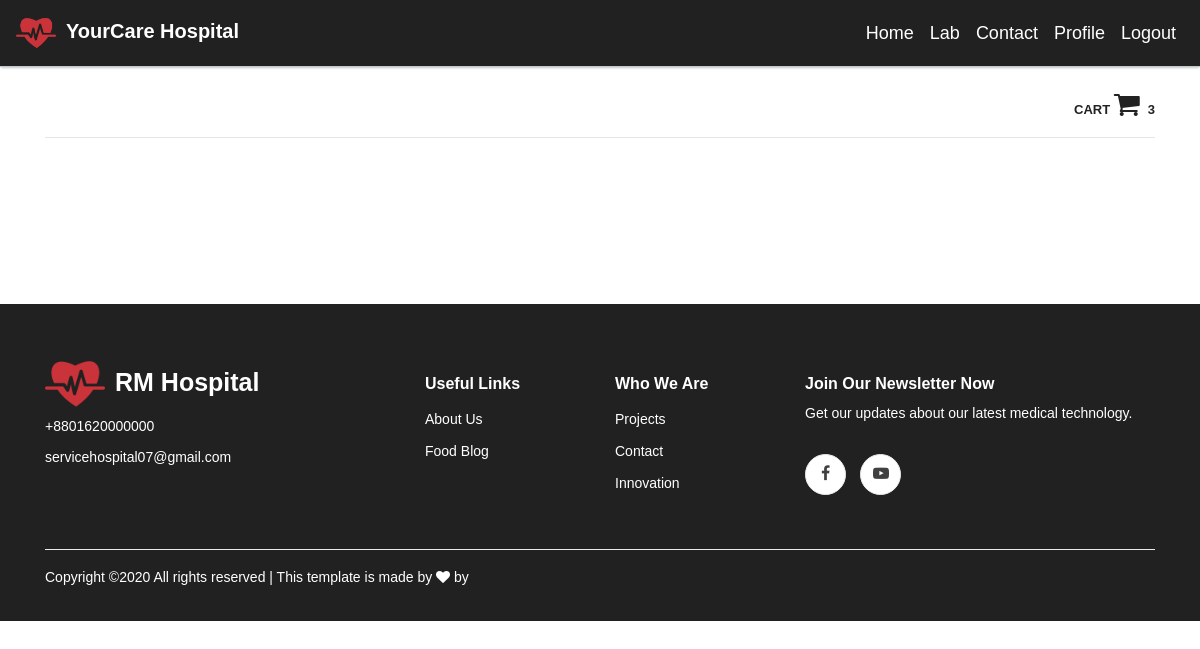
Page /pharmacy/medicines/suppliment-vitamins- (signed in) on the earlier database version.
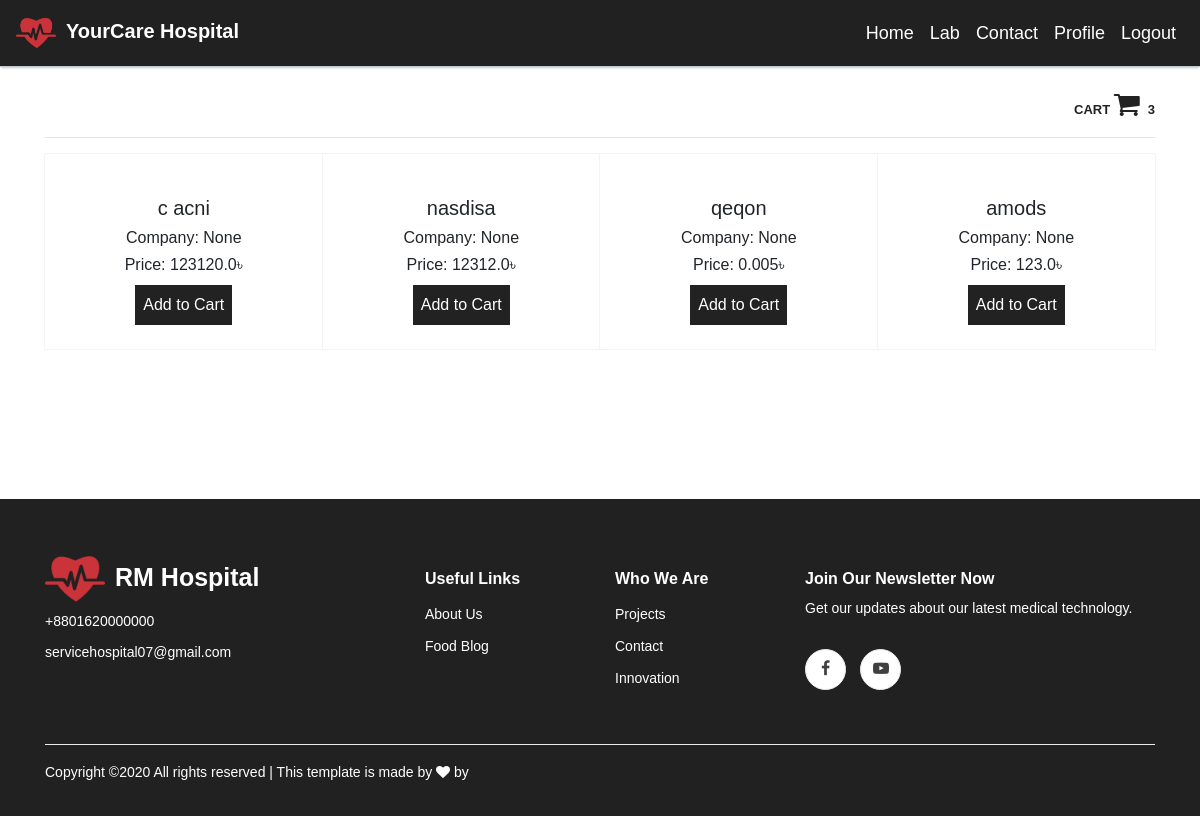
Same page on the later database version.
### home/models.py (models this page shows, shortened)
class Pharmacy(models.Model):
	name = models.CharField(max_length=255, blank=True, default='')
	medicine_image = models.ImageField(upload_to='medcine_images', null=True, blank=True)
	formatted_image = ImageSpecField(source='medicine_image', processors=[ResizeToFill(100,100)], format='JPEG',options={'quantity':60})
	company = models.ForeignKey(MedicineCompany, on_delete=models.SET_NULL, null=True, blank=True)
	medicine_category = models.ForeignKey(CategoryMedicine, on_delete=models.SET_NULL, null=True, blank=True)
	quantity = models.IntegerField(blank=True, default=1)
	price = models.FloatField(blank=True, default=1.00)
	slug = models.SlugField(unique=True,blank=True, default='')
	date = models.DateTimeField(auto_now_add=True,null=True)

### home/views.py (the view)
# urls.py: path('pharmacy/medicines/<str:slug>',views.MedicineDetails.as_view(), name='medicine_details'),
class MedicineDetails(View):
	template_name = 'home/medicine_details.html'
	def get(self, request, slug):
		medicines = Pharmacy.objects.filter(medicine_category__slug=slug)
		cart_count = Cart.objects.filter(user=request.user).count()
		contexts = {
			'medicines':medicines,
			'cart_count':cart_count,
		}
		return render(request, self.template_name, contexts)

### account/models.py (called while the page is built)
	def __str__(self):
		return self.email

### home/templates/home/medicine_details.html (shortened to what this page needs)
{% extends 'home/base.html' %}
{% load static %}
{% block content %}
<div class="container">
	<div class="text-right">
		<a href="{% url 'home:cart_details' %}" style="color:#222;font-size: 13px;font-weight: 600;">CART <i class="fa fa-shopping-cart" style="font-size: 28px;" aria-hidden="true"></i><span class="cart-count" style="margin-left: 8px;">{{cart_items.count}}</span></a>
	</div>
	<hr>
	<section class="products">
		{% for med in medicines %}
			<div class="product-card">
				<div class="product-info">
					<h5>{{med.name}}</h5>
					<h6>Company: {{med.company}}</h6>
					<h6>Price: {{med.price}}৳</h6>
					<div style="display:inline-block;background-color: #222;color: #fff;padding: 8px;border: none;margin: 2px;">
						<a data-product="{{med.id}}" data-action="add" class="update-cart" style="cursor:pointer;">
							Add to Cart
						</a>
					</div>
				</div>
			</div>
		{% endfor %}
	</section>
</div>
{% endblock %}

### home/templates/home/base.html (shortened to what this page needs)
<!DOCTYPE html>
<html>
	<head>
		{% load static %}
		<link rel="stylesheet" href="{% static 'bootstrap css/bootstrap.min.css'%}" type="text/css">
		<link rel="stylesheet" href="{% static 'bootstrap css/bootstrap-grid.min.css'%}" type="text/css">
		<link rel="stylesheet" href="{% static 'bootstrap css/bootstrap-reboot.min.css' %}" type="text/css">
		<link rel="stylesheet" href="{% static 'css/font-awesome.min.css' %}" type="text/css">
		<link rel="stylesheet" href="{% static 'css/elegant-icons.css' %}" type="text/css">
		<link rel="stylesheet" href="{% static 'css/owl.carousel.min.css' %}" type="text/css" >
	    <link rel="stylesheet" href="{% static 'css/owl.theme.default.min.css' %}" type="text/css">
		<link rel="stylesheet" href="{% static 'css/main.css' %}" type="text/css">
	</head>
	<body>
			<nav class="navbar navbar-expand-lg fixed-top" style="background-color: #212121;border-bottom-width:1px;border-bottom-color:#c5c8ca;border-bottom-style: solid;box-shadow: 0 2px 2px -1px #c5c8ca;">
			    <div class="d-flex flex-grow-1">
			        <a class="navbar-brand" href="{% url 'home:home_info' %}" style="font-weight: 600;color: #fff;">
			        	<img src="{% static 'images/company logo.png' %}" style="width: 40px; height: 40px;margin-right: 10px;">YourCare Hospital
			        </a>
			        <div class="w-100 text-right">
			        </div>
			    </div>
			    <div class="collapse navbar-collapse flex-grow-1 text-left" id="myNavbar7">
			        <ul class="navbar-nav ml-auto flex-nowrap text-capitalize"style="font-size: 18px;">
			        	<li class="nav-item">
		            		<a href="{% url 'home:home_info' %}" class="nav-link" style="color: #fff;">home</a>
		            	</li>
		            	<li class="nav-item">
		            		<a href="{% url 'home:lab_details' %}" class="nav-link"style="color: #fff;">lab</a>
		            	</li>
		            	<li class="nav-item">
		            		<a href="{% url 'staff:contact' %}" class="nav-link"style="color: #fff;">contact</a>
		            	</li>
			            {% if request.user.is_authenticated %}
			            	<li class="nav-item text-capitalize">
			            		<a href="{% url 'account:user_profile' request.user.username %}" class="nav-link"style="color: #fff;">profile</a>
			            	</li>
				            <li class="nav-item text-capitalize">
				            	<a href="{% url 'account:logout' %}" class="nav-link" style="color: #fff;">logout</a>
				            </li>
			            {% endif %}
			        </ul>
			    </div>
			</nav>
			{% block content %}
			{% endblock %}
    <footer class="footer spad" style="margin-top: 150px;background-color: #212121;">
        <div class="container">
            <div class="row">
                <div class="col-lg-3 col-md-6 col-sm-6">
                    <div class="footer__about" style="margin-top: -20px;">
                        <div class="footer__about__logo" style="margin-bottom: 0px;">
                            <a href="{% url 'home:home_info' %}" style="font-weight: 600;color: #fff;font-size: 25px;text-decoration: none;"><img src="{% static 'images/company logo.png' %}" style="width: 60px; height: 60px;margin-right: 10px;">RM Hospital</a>
                        </div>
                        <ul>
                            <li style="font-size: 14px;color: #fff;line-height: 25px;">+8801620000000</li>
                            <li style="font-size: 14px;color: #fff;">servicehospital07@gmail.com</li>
                        </ul>
                    </div>
                </div>
                <div class="col-lg-2 col-md-3 col-sm-3 offset-lg-1">
                    <div class="footer__widget">
                        <h6 style="color: #fff;">Useful Links</h6>
                        <ul style="list-style: circle;">
                            <li><a href="#"  style="color: #fff;">About Us</a></li>
                            <li><a href="{% url 'home:food_posts' %}"style="color: #fff;">Food Blog</a></li>
                        </ul>
                    </div>
                </div>
                <div class="col-lg-2 col-md-3 col-sm-3">
                    <div class="footer__widget">
                        <h6 style="color: #fff;">Who We Are</h6>
                        <ul>
                            <li><a href="https://www.hackster.io/projects/tags/medical" style="color: #fff;">Projects</a></li>
                            <li><a href="{% url 'staff:contact' %}"style="color: #fff;">Contact</a></li>
                            <li><a href="https://time.com/5710295/top-health-innovations/"style="color: #fff;">Innovation</a></li>
                        </ul>
                    </div>
                </div>
                <div class="col-lg-4 col-md-12">
                    <div class="footer__widget">
                        <h6 style="color: #fff;">Join Our Newsletter Now</h6>
                        <p style="color: #fff;">Get our updates about our latest medical technology.</p>
                        <div class="footer__widget__social">
                                <a href="#" target="_blank" ><i class="fa fa-facebook"></i></a>
                                <a href="#" target="_blank"><i class="fa fa-youtube-play"></i></a>
                        </div>
                    </div>
                </div>
            </div>
            <div class="row">
                <div class="col-lg-12">
                    <div class="footer__copyright">
                        <div class="footer__copyright__text"><p style="color: #fff;">
  Copyright &copy;<script>document.write(new Date().getFullYear());</script> All rights reserved | This template is made by <i class="fa fa-heart" aria-hidden="true"></i> by <a href="#" target="_blank">miltonbhowmick</a>
  </p></div>
                    </div>
                </div>
            </div>
        </div>
    </footer>
	</body>
</html>

### static/css/main.css (style rules this page uses)
body { padding-top: 90px; font-family: din,sans-serif; font-size: 1rem; font-weight: 400; line-height: 1.5; color: #212529; text-align: left; }
a { color: #222; }
ul, ol { padding: 0; margin: 0; }
section { display:block; }
.products { display: flex; flex-wrap: wrap; }
.product-card { width: 30%; display: flex; flex-direction: column; padding: 2%; flex: 0 25%; background-color: #fff; box-shadow: 0px 0px 1px 0px rgba(0,0,0,0.25); }
.product-info { margin-top: auto; padding-top: 20px; text-align: center; }
.footer { background: #F3F6FA; padding-top: 70px; padding-bottom: 0; }
.footer__about { margin-bottom: 30px; }
.footer__about ul li { font-size: 16px; color: #fff; line-height: 36px; list-style: none; }
.footer__about__logo { margin-bottom: 15px; }
.footer__about__logo a { display: inline-block; }
.footer__widget { margin-bottom: 30px; overflow: hidden; }
.footer__widget h6 { color: #fff; font-weight: 700; margin-bottom: 10px; }
.footer__widget ul { width: 50%; float: left; }
.footer__widget ul li { list-style: none; }
.footer__widget ul li a { color: #fff; font-size: 14px; line-height: 32px; text-decoration: none; }
.footer__widget p { font-size: 14px; color: #fff; margin-bottom: 30px; }
.footer__widget .footer__widget__social a { display: inline-block; height: 41px; width: 41px; font-size: 16px; color: #404040; border: 1px solid #ededed; border-radius: 50%; line-height: 38px; text-align: center; background: #ffffff; -webkit-transition: all, 0.3s; -moz-transition: all, 0.3s; -ms-transition: all, 0.3s; -o-transition: all, 0.3s; transition: all, 0.3s; margin-right: 10px; }
.footer__widget .footer__widget__social a:last-child { margin-right: 0; }
.footer__copyright { border-top: 1px solid #ebebeb; padding: 15px 0; overflow: hidden; margin-top: 20px; }
.footer__copyright__text { font-size: 14px; color: #fff; float: left; line-height: 25px; }

Differences in the rows shown:
added Pharmacy: name "c acni", company "None", price "123120.0"
added Pharmacy: name "nasdisa", company "None", price "12312.0"
added Pharmacy: name "qeqon", company "None", price "0.005"
added Pharmacy: name "amods", company "None", price "123.0"
